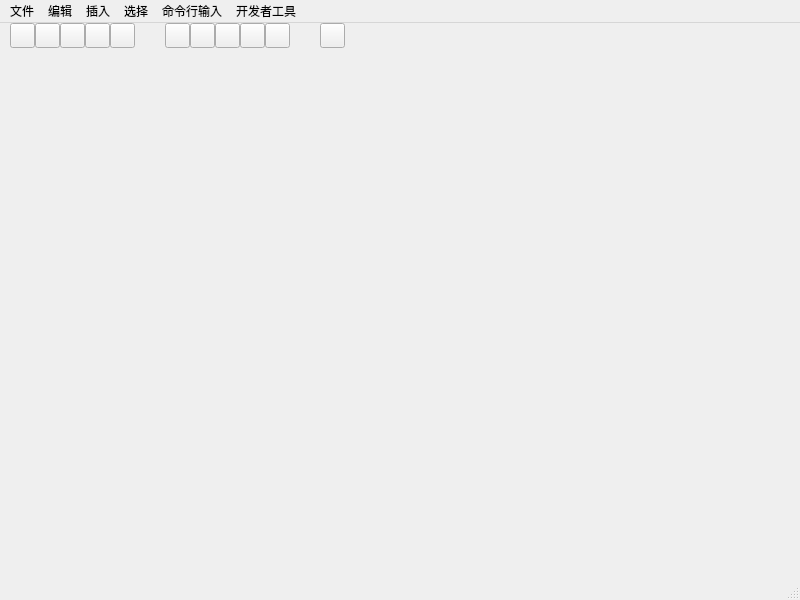
<?xml version="1.0" encoding="UTF-8"?>
<ui version="4.0">
 <class>MainWindow</class>
 <widget class="QMainWindow" name="MainWindow">
  <property name="geometry">
   <rect>
    <x>0</x>
    <y>0</y>
    <width>800</width>
    <height>600</height>
   </rect>
  </property>
  <property name="windowTitle">
   <string>画图板</string>
  </property>
  <property name="windowIcon">
   <iconset resource="sources.qrc">
    <normaloff>:/images/src/Main.png</normaloff>:/images/src/Main.png</iconset>
  </property>
  <property name="unifiedTitleAndToolBarOnMac">
   <bool>false</bool>
  </property>
  <widget class="QWidget" name="centralwidget">
   <widget class="QPushButton" name="choose">
    <property name="geometry">
     <rect>
      <x>10</x>
      <y>0</y>
      <width>25</width>
      <height>25</height>
     </rect>
    </property>
    <property name="text">
     <string/>
    </property>
    <property name="icon">
     <iconset resource="sources.qrc">
      <normaloff>:/images/src/choose.png</normaloff>:/images/src/choose.png</iconset>
    </property>
    <property name="iconSize">
     <size>
      <width>20</width>
      <height>20</height>
     </size>
    </property>
   </widget>
   <widget class="QPushButton" name="line">
    <property name="geometry">
     <rect>
      <x>35</x>
      <y>0</y>
      <width>25</width>
      <height>25</height>
     </rect>
    </property>
    <property name="text">
     <string/>
    </property>
    <property name="icon">
     <iconset resource="sources.qrc">
      <normaloff>:/images/src/drawLine.png</normaloff>:/images/src/drawLine.png</iconset>
    </property>
    <property name="iconSize">
     <size>
      <width>20</width>
      <height>20</height>
     </size>
    </property>
   </widget>
   <widget class="QPushButton" name="curve">
    <property name="geometry">
     <rect>
      <x>60</x>
      <y>0</y>
      <width>25</width>
      <height>25</height>
     </rect>
    </property>
    <property name="text">
     <string/>
    </property>
    <property name="icon">
     <iconset resource="sources.qrc">
      <normaloff>:/images/src/drawCurve.png</normaloff>:/images/src/drawCurve.png</iconset>
    </property>
    <property name="iconSize">
     <size>
      <width>20</width>
      <height>20</height>
     </size>
    </property>
   </widget>
   <widget class="QPushButton" name="ellipse">
    <property name="geometry">
     <rect>
      <x>85</x>
      <y>0</y>
      <width>25</width>
      <height>25</height>
     </rect>
    </property>
    <property name="text">
     <string/>
    </property>
    <property name="icon">
     <iconset resource="sources.qrc">
      <normaloff>:/images/src/drawEllipse.png</normaloff>:/images/src/drawEllipse.png</iconset>
    </property>
    <property name="iconSize">
     <size>
      <width>20</width>
      <height>20</height>
     </size>
    </property>
   </widget>
   <widget class="QPushButton" name="polygon">
    <property name="geometry">
     <rect>
      <x>110</x>
      <y>0</y>
      <width>25</width>
      <height>25</height>
     </rect>
    </property>
    <property name="text">
     <string/>
    </property>
    <property name="icon">
     <iconset resource="sources.qrc">
      <normaloff>:/images/src/drawPoligon.png</normaloff>:/images/src/drawPoligon.png</iconset>
    </property>
    <property name="iconSize">
     <size>
      <width>20</width>
      <height>20</height>
     </size>
    </property>
   </widget>
   <widget class="QPushButton" name="translate">
    <property name="geometry">
     <rect>
      <x>165</x>
      <y>0</y>
      <width>25</width>
      <height>25</height>
     </rect>
    </property>
    <property name="text">
     <string/>
    </property>
    <property name="icon">
     <iconset resource="sources.qrc">
      <normaloff>:/images/src/Move.png</normaloff>:/images/src/Move.png</iconset>
    </property>
    <property name="iconSize">
     <size>
      <width>20</width>
      <height>20</height>
     </size>
    </property>
   </widget>
   <widget class="QPushButton" name="rotate">
    <property name="geometry">
     <rect>
      <x>190</x>
      <y>0</y>
      <width>25</width>
      <height>25</height>
     </rect>
    </property>
    <property name="text">
     <string/>
    </property>
    <property name="icon">
     <iconset resource="sources.qrc">
      <normaloff>:/images/src/Rotate.png</normaloff>:/images/src/Rotate.png</iconset>
    </property>
    <property name="iconSize">
     <size>
      <width>20</width>
      <height>20</height>
     </size>
    </property>
   </widget>
   <widget class="QPushButton" name="scale">
    <property name="geometry">
     <rect>
      <x>215</x>
      <y>0</y>
      <width>25</width>
      <height>25</height>
     </rect>
    </property>
    <property name="text">
     <string/>
    </property>
    <property name="icon">
     <iconset resource="sources.qrc">
      <normaloff>:/images/src/Zoom.png</normaloff>:/images/src/Zoom.png</iconset>
    </property>
    <property name="iconSize">
     <size>
      <width>20</width>
      <height>20</height>
     </size>
    </property>
   </widget>
   <widget class="QPushButton" name="remove">
    <property name="geometry">
     <rect>
      <x>265</x>
      <y>0</y>
      <width>25</width>
      <height>25</height>
     </rect>
    </property>
    <property name="text">
     <string/>
    </property>
    <property name="icon">
     <iconset resource="sources.qrc">
      <normaloff>:/images/src/deleteZone.png</normaloff>:/images/src/deleteZone.png</iconset>
    </property>
    <property name="iconSize">
     <size>
      <width>20</width>
      <height>20</height>
     </size>
    </property>
   </widget>
   <widget class="QPushButton" name="palette">
    <property name="geometry">
     <rect>
      <x>320</x>
      <y>0</y>
      <width>25</width>
      <height>25</height>
     </rect>
    </property>
    <property name="text">
     <string/>
    </property>
    <property name="icon">
     <iconset resource="sources.qrc">
      <normaloff>:/images/src/Color.png</normaloff>:/images/src/Color.png</iconset>
    </property>
    <property name="iconSize">
     <size>
      <width>20</width>
      <height>20</height>
     </size>
    </property>
   </widget>
   <widget class="QPushButton" name="clip">
    <property name="geometry">
     <rect>
      <x>240</x>
      <y>0</y>
      <width>25</width>
      <height>25</height>
     </rect>
    </property>
    <property name="text">
     <string/>
    </property>
    <property name="icon">
     <iconset resource="sources.qrc">
      <normaloff>:/images/src/clip.png</normaloff>:/images/src/clip.png</iconset>
    </property>
    <property name="iconSize">
     <size>
      <width>20</width>
      <height>20</height>
     </size>
    </property>
   </widget>
  </widget>
  <widget class="QMenuBar" name="menubar">
   <property name="geometry">
    <rect>
     <x>0</x>
     <y>0</y>
     <width>800</width>
     <height>23</height>
    </rect>
   </property>
   <widget class="QMenu" name="menu_file">
    <property name="title">
     <string>文件</string>
    </property>
    <addaction name="action_save"/>
    <addaction name="action_quit"/>
   </widget>
   <widget class="QMenu" name="menu_edit">
    <property name="title">
     <string>编辑</string>
    </property>
    <addaction name="action_clear"/>
   </widget>
   <widget class="QMenu" name="menu_insert">
    <property name="title">
     <string>插入</string>
    </property>
    <addaction name="action_line"/>
    <addaction name="action_ellipse"/>
    <addaction name="action_polygon"/>
    <addaction name="action_curve_Bezier"/>
    <addaction name="action_curve_Bspline"/>
   </widget>
   <widget class="QMenu" name="menu_choose">
    <property name="title">
     <string>选择</string>
    </property>
    <addaction name="action_choose"/>
    <addaction name="separator"/>
    <addaction name="action_translate"/>
    <addaction name="action_rotate"/>
    <addaction name="action_scale"/>
    <addaction name="separator"/>
    <addaction name="action_clip"/>
   </widget>
   <widget class="QMenu" name="menu_command">
    <property name="title">
     <string>命令行输入</string>
    </property>
    <addaction name="from_instruct"/>
    <addaction name="from_file"/>
   </widget>
   <widget class="QMenu" name="menu_developertool">
    <property name="title">
     <string>开发者工具</string>
    </property>
    <addaction name="action_viewcode"/>
   </widget>
   <addaction name="menu_file"/>
   <addaction name="menu_edit"/>
   <addaction name="menu_insert"/>
   <addaction name="menu_choose"/>
   <addaction name="menu_command"/>
   <addaction name="menu_developertool"/>
  </widget>
  <widget class="QStatusBar" name="statusBar"/>
  <action name="action_save">
   <property name="text">
    <string>保存</string>
   </property>
  </action>
  <action name="action_quit">
   <property name="text">
    <string>退出</string>
   </property>
  </action>
  <action name="action_clear">
   <property name="text">
    <string>清空画布</string>
   </property>
  </action>
  <action name="action_line">
   <property name="text">
    <string>直线</string>
   </property>
  </action>
  <action name="action_curve_Bezier">
   <property name="text">
    <string>曲线（贝塞尔）</string>
   </property>
  </action>
  <action name="action_ellipse">
   <property name="text">
    <string>椭圆</string>
   </property>
  </action>
  <action name="action_polygon">
   <property name="text">
    <string>多边形</string>
   </property>
  </action>
  <action name="action_choose">
   <property name="text">
    <string>选择</string>
   </property>
  </action>
  <action name="action_translate">
   <property name="text">
    <string>平移</string>
   </property>
  </action>
  <action name="action_rotate">
   <property name="text">
    <string>旋转</string>
   </property>
  </action>
  <action name="action_scale">
   <property name="text">
    <string>缩放</string>
   </property>
  </action>
  <action name="action_clip">
   <property name="text">
    <string>裁剪线段</string>
   </property>
  </action>
  <action name="from_instruct">
   <property name="text">
    <string>从指令输入</string>
   </property>
  </action>
  <action name="from_file">
   <property name="text">
    <string>从文件输入</string>
   </property>
  </action>
  <action name="action_curve_Bspline">
   <property name="text">
    <string>曲线（B样条）</string>
   </property>
  </action>
  <action name="action_viewcode">
   <property name="text">
    <string>查看源码</string>
   </property>
  </action>
 </widget>
 <resources>
  <include location="sources.qrc"/>
 </resources>
 <connections/>
</ui>
